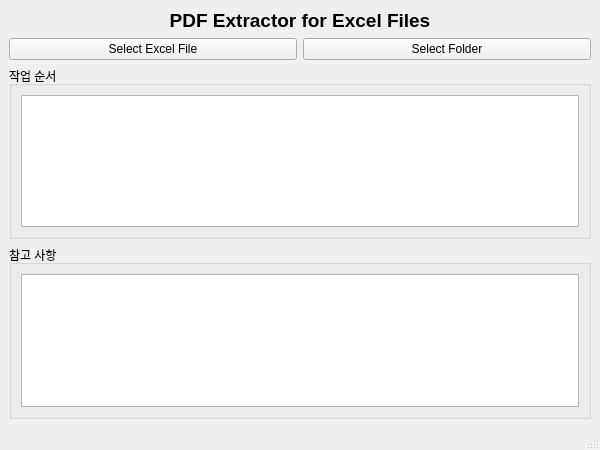
<?xml version="1.0" encoding="UTF-8"?>
<ui version="4.0">
 <class>MainWindow</class>
 <widget class="QMainWindow" name="MainWindow">
  <property name="geometry">
   <rect>
    <x>0</x>
    <y>0</y>
    <width>600</width>
    <height>450</height>
   </rect>
  </property>
  <property name="windowTitle">
   <string>PDF Extractor</string>
  </property>
  <widget class="QWidget" name="centralwidget">
   <layout class="QVBoxLayout" name="verticalLayout">
    <!-- 타이틀 -->
    <item>
     <widget class="QLabel" name="titleLabel">
      <property name="text">
       <string>PDF Extractor for Excel Files</string>
      </property>
      <property name="alignment">
       <set>Qt::AlignCenter</set>
      </property>
      <property name="font">
       <font>
        <pointsize>14</pointsize>
        <bold>true</bold>
       </font>
      </property>
     </widget>
    </item>
    <!-- 버튼 -->
    <item>
     <layout class="QHBoxLayout" name="buttonLayout">
      <item>
       <widget class="QPushButton" name="fileButton">
        <property name="text">
         <string>Select Excel File</string>
        </property>
       </widget>
      </item>
      <item>
       <widget class="QPushButton" name="folderButton">
        <property name="text">
         <string>Select Folder</string>
        </property>
       </widget>
      </item>
     </layout>
    </item>
    <!-- 작업 순서 -->
    <item>
     <widget class="QGroupBox" name="sequenceGroup">
      <property name="title">
       <string>작업 순서</string>
      </property>
      <layout class="QVBoxLayout" name="sequenceLayout">
       <item>
        <widget class="QTextEdit" name="sequenceText">
         <property name="readOnly">
          <bool>true</bool>
         </property>
        </widget>
       </item>
      </layout>
     </widget>
    </item>
    <!-- 참고 사항 -->
    <item>
     <widget class="QGroupBox" name="notesGroup">
      <property name="title">
       <string>참고 사항</string>
      </property>
      <layout class="QVBoxLayout" name="notesLayout">
       <item>
        <widget class="QTextEdit" name="notesText">
         <property name="readOnly">
          <bool>true</bool>
         </property>
        </widget>
       </item>
      </layout>
     </widget>
    </item>
   </layout>
  </widget>
  <!-- 메뉴바 -->
  <widget class="QMenuBar" name="menubar">
   <property name="geometry">
    <rect>
     <x>0</x>
     <y>0</y>
     <width>600</width>
     <height>21</height>
    </rect>
   </property>
  </widget>
  <!-- 상태바 -->
  <widget class="QStatusBar" name="statusbar"/>
 </widget>
 <resources/>
 <connections/>
</ui>
